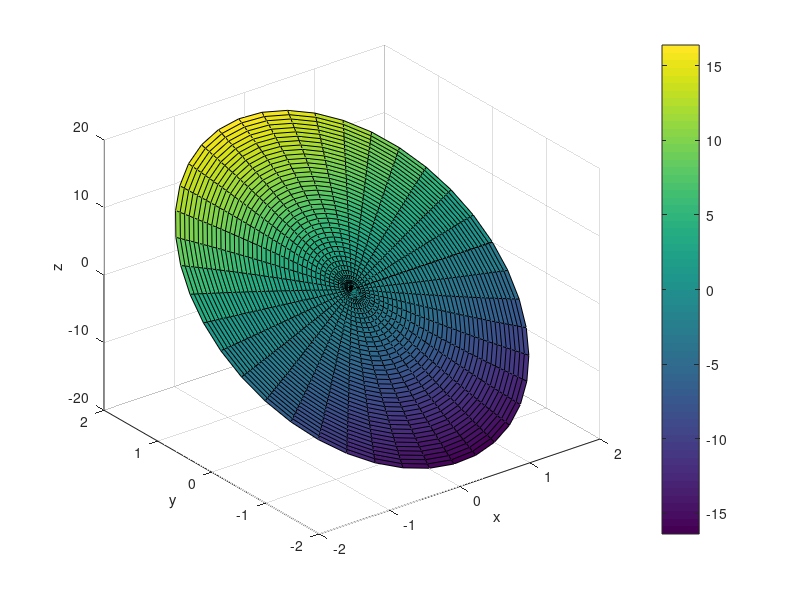

Source code (MATLAB):
clc
clear all
close all

% Inisiasi parameter dan domain (r dan \theta)
r = linspace(0,2,40);
theta = linspace(0,2*pi,40);
N = 20;
a = 2;

% Pembuatan meshgrid dan iterasi pada persamaan
[R,T] = meshgrid(r, theta);
V = 0;
for i = 1:N
    Vi = ((2.*besselj(1,pi.*((i-1)+1/4)).*besselj(1,((pi.*R)./a).*((i-1)+1/4)))./((2.*(i-1)+3).*((besselj(2,pi.*((i-1)+1/4))).^2))).*(sin(T));
    V = V + Vi;
end

% Plotting
[x,y,z] = pol2cart(T,R,V);
surf(x,y,z)
colorbar
xlabel("x"),
ylabel("y")
zlabel("z")